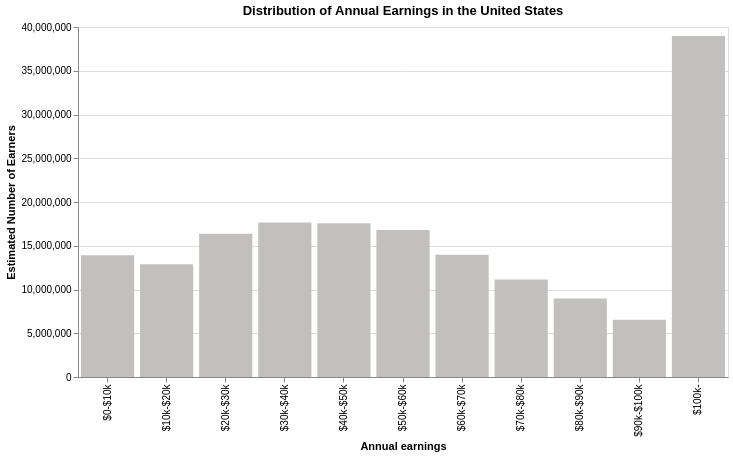

The code cell stored with this chart in its notebook:
### Code cell
chart01 = alt.Chart(income_distribution).mark_bar(
    color="#C2C0BF"
).encode(
    x=alt.X('income_category:N', sort=labels,title='Annual earnings'),
    y=alt.Y('weighted_population:Q', title ='Estimated Number of Earners')
).properties(
    width=650,
    height=350,
    title='Distribution of Annual Earnings in the United States'
)

rule = alt.Chart(df).mark_rule(color='red').encode(
    y='mean(df[positive_income]):Q'
)

chart01

### Figure 1 — Vega-Lite specification as saved in the notebook (floating-point values rounded to 4 significant figures)
{"config": {"view": {"continuousWidth": 300, "continuousHeight": 300}}, "data": {"name": "data-238c30defb7bf1b8febde75232a6e7f6"}, "mark": {"type": "bar", "color": "#C2C0BF"}, "encoding": {"x": {"field": "income_category", "sort": ["$0-$10k", "$10k-$20k", "$20k-$30k", "$30k-$40k", "$40k-$50k", "$50k-$60k", "$60k-$70k", "$70k-$80k", "$80k-$90k", "$90k-$100k", "$100k-"], "title": "Annual earnings", "type": "nominal"}, "y": {"field": "weighted_population", "title": "Estimated Number of Earners", "type": "quantitative"}}, "height": 350, "title": "Distribution of Annual Earnings in the United States", "width": 650, "$schema": "https://vega.github.io/schema/vega-lite/v6.4.1.json", "datasets": {"data-238c30defb7bf1b8febde75232a6e7f6": [{"income_category": "$0-$10k", "weighted_population": 13910000.0}, {"income_category": "$10k-$20k", "weighted_population": 12890000.0}, {"income_category": "$20k-$30k", "weighted_population": 16380000.0}, {"income_category": "$30k-$40k", "weighted_population": 17660000.0}, {"income_category": "$40k-$50k", "weighted_population": 17580000.0}, {"income_category": "$50k-$60k", "weighted_population": 16790000.0}, {"income_category": "$60k-$70k", "weighted_population": 13980000.0}, {"income_category": "$70k-$80k", "weighted_population": 11140000.0}, {"income_category": "$80k-$90k", "weighted_population": 8977000.0}, {"income_category": "$90k-$100k", "weighted_population": 6554000.0}, {"income_category": "$100k-", "weighted_population": 38960000.0}]}}
